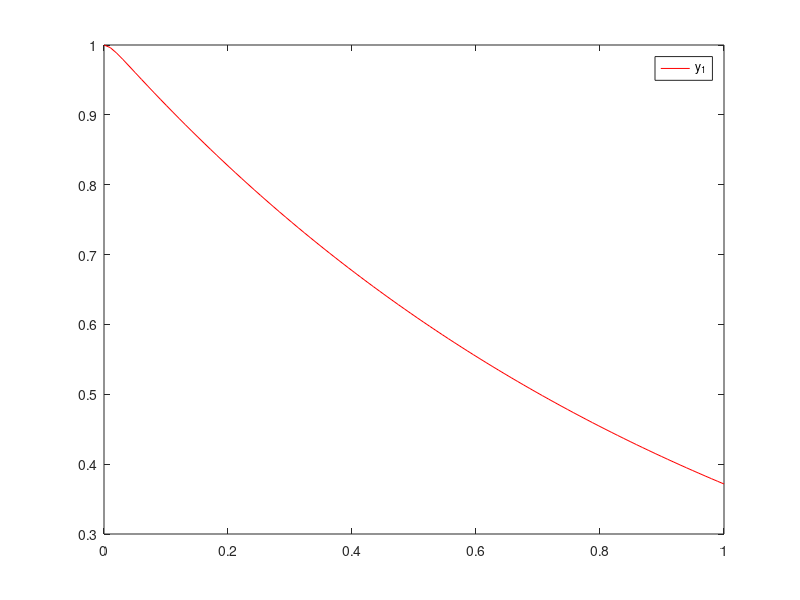
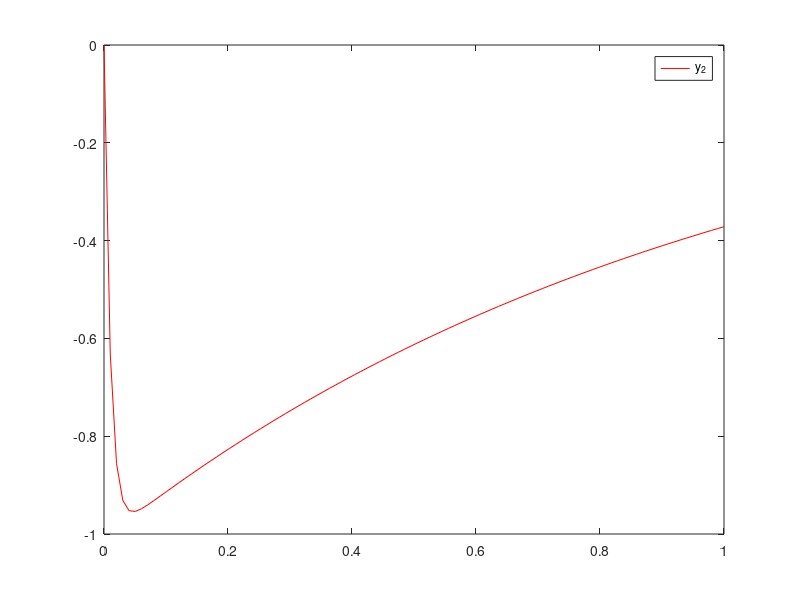

These charts were generated, in order, by the following MATLAB code: (Note: this script raises an error after producing the figures.)
%% sistema stiff
clear all
close all
clc

A = [0 1; -100 -101];
l1 = -100; v1 = [-1;100];
l2 = -1; v2 = [1;-1];
c1 = 1/99; c2 = 100/99;
sol_esatta = @(t)[c1*exp(l1*t)*v1(1) + c2*exp(l2*t)*v2(1);...
    c1*exp(l1*t)*v1(2) + c2*exp(l2*t)*v2(2)];
x0=0;
xN=1;
xplot = linspace(x0,xN);
figure(1)
sol=sol_esatta(xplot);
plot(xplot,sol(1,:),'r')
legend('y_1')
figure(2)
plot(xplot,sol(2,:),'r')
legend('y_2')

% eulero esplicito
f = @(x,y) A*y;
y0 = [1;0];
sol=sol_esatta(xplot);

for N = [10 30 50 70 90]
    N
    [x,y] = Eulero_esplicito_sistema(f,x0,xN,N,y0);
    figure(1)
    plot(xplot,sol(1,:),'r',x,y(1,:),'--b','linewidth',2)
    legend('y_1', 'y_1 approx')
    figure(2)
    plot(xplot,sol(2,:),'r',x,y(2,:),'--b','linewidth',2)
    legend('y_2', 'y_2 approx')
    pause
end
